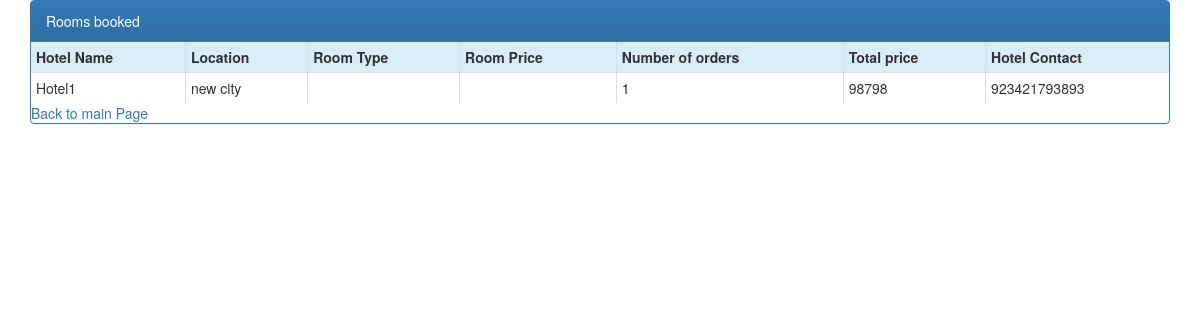
The page /includes/client_display_room_orders.php?client_id=2 (signed in) on the database its author committed.
### tables this page shows
CREATE TABLE IF NOT EXISTS `order_room` (
  `order_id` int(11) NOT NULL AUTO_INCREMENT,
  `hotel_id` int(11) NOT NULL,
  `product_id` int(11) NOT NULL,
  `client_id` int(11) NOT NULL,
  `product_quantity` int(11) NOT NULL,
  `order_total` int(11) NOT NULL,
  `order_price` int(11) NOT NULL,
  PRIMARY KEY (`order_id`),
  KEY `hotel_id` (`hotel_id`)
);

CREATE TABLE IF NOT EXISTS `hotel` (
  `hotel_id` int(11) NOT NULL AUTO_INCREMENT,
  `hotel_name` varchar(20) NOT NULL,
  `hotel_email` varchar(30) NOT NULL,
  `hotel_contact` varchar(15) NOT NULL,
  `hotel_password` varchar(30) NOT NULL,
  `hotel_location` varchar(20) NOT NULL,
  `hotel_main_image` varchar(25) NOT NULL,
  `hotel_confirm` int(2) NOT NULL DEFAULT '0',
  `hotel_confirm_code` int(30) NOT NULL,
  PRIMARY KEY (`hotel_id`),
  UNIQUE KEY `hotel_email` (`hotel_email`)
);

### includes/client_display_room_orders.php (the view, shortened to what this page needs)
<!DOCTYPE html>
<html lang="en">
	<head>
		<link rel="stylesheet" type="text/css" href="../bootstrap/css/bootstrap.min.css">
		<link rel="stylesheet" type="text/css" href="../bootstrap/css/bootstrap-theme.min.css">
	</head>
	<body>
		<?php
			include 'dbconnect.php';
			if (isset($_SESSION['client_signin']) && isset($_GET['client_id'])) {
				$client_id=$_GET['client_id'];
				$sql="SELECT * FROM order_room WHERE client_id=$client_id";
				$result1 = mysqli_query($conn, $sql);?>
			<div class="container">
				<div class="panel panel-primary">
					<div class="panel-heading">
						Rooms booked
					</div>
					<table class="table table-striped table-hover table-bordered table-condensed"><?php
						if(mysqli_num_rows($result1)>0) { ?>
							<tr class="info">
								<th>Hotel Name</th>
								<th>Location</th>
								<th>Room Type</th>
								<th>Room Price</th>
								<th>Number of orders</th>
								<th>Total price</th>
								<th>Hotel Contact</th>
							</tr>
					<?php
							while ($room_orders = mysqli_fetch_array($result1)) {
							$room_id=$room_orders['product_id'];
							$hotel_id=$room_orders['hotel_id'];
							$sql="SELECT * FROM hotel WHERE hotel_id=$hotel_id";
							$hotel1 = mysqli_query($conn, $sql);
							$hotel = mysqli_fetch_array($hotel1);
							$sql="SELECT * FROM room WHERE room_id=$room_id";
							$room1 = mysqli_query($conn, $sql);
							$room = mysqli_fetch_array($room1);
					?>
							<tr>
								<td><?php echo $hotel['hotel_name']; ?></td>
								<td><?php echo $hotel['hotel_location']; ?></td>
								<td><?php echo $room['room_type']; ?></td>
								<td><?php echo $room['room_price']; ?></td>
								<td><?php echo $room_orders['product_quantity']; ?></td>
								<td><?php echo $room_orders['order_total']; ?></td>
								<td><?php echo $hotel['hotel_contact']; ?></td>
							</tr>
						<?php
									}}else{
									echo "no record found";
									}
						?>
					</table>
					<a href="../index.php">Back to main Page</a>
				</div>
			</div>
		<?php
				}
		?>
	</body>
</html>

### rows shown on the page
order_room: hotel.hotel_name "Hotel1", hotel.hotel_location "new city", product_quantity "1", order_total "98798", hotel.hotel_contact "923421793893"
